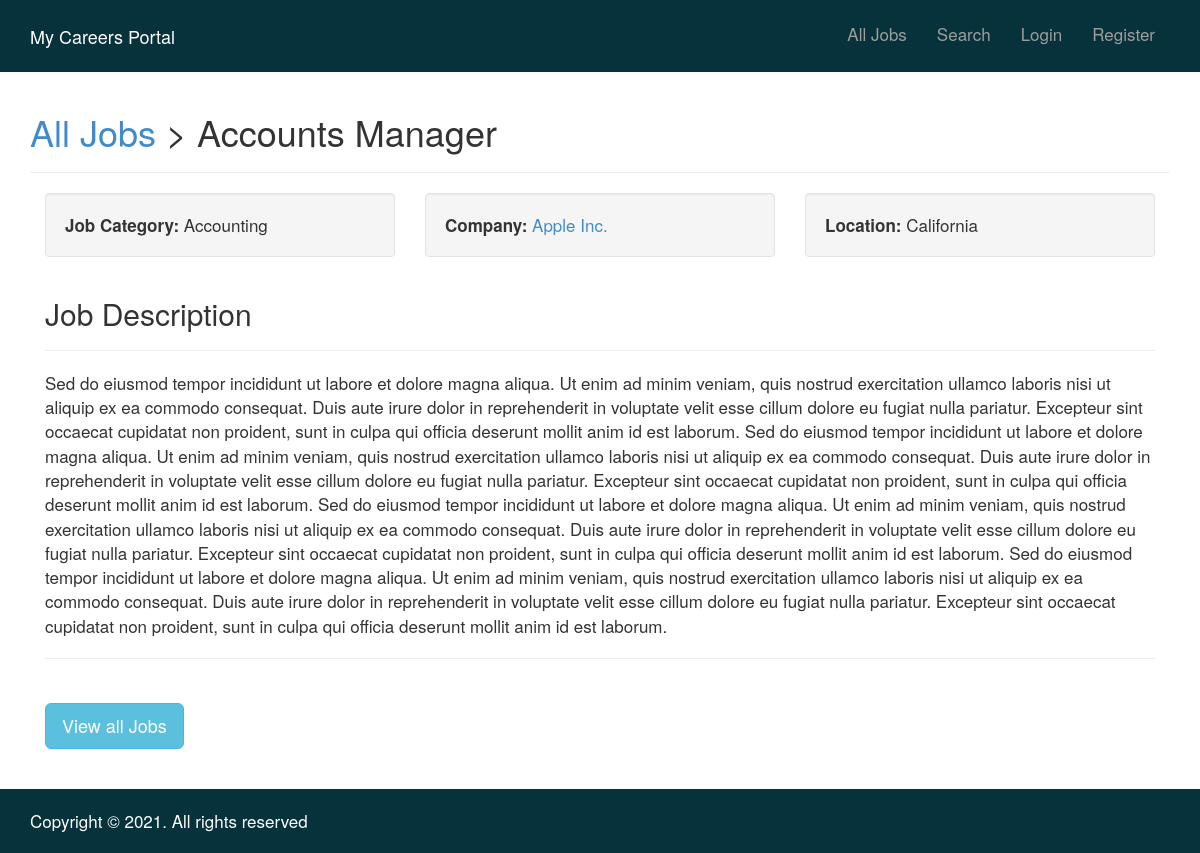
Page /max-careers/job-detail.php?id=1 on the committed database.
### tables this page shows
CREATE TABLE `jobs` (
  `id` int(11) NOT NULL,
  `title` varchar(100) NOT NULL,
  `description` text NOT NULL,
  `job_category_id` int(11) NOT NULL,
  `company_id` int(11) NOT NULL,
  `city_id` int(11) NOT NULL
);

CREATE TABLE `job_categories` (
  `id` int(11) NOT NULL,
  `title` varchar(100) NOT NULL
);

CREATE TABLE `company` (
  `id` int(11) NOT NULL,
  `company_name` varchar(100) NOT NULL,
  `city_id` int(11) NOT NULL,
  `username` varchar(100) NOT NULL,
  `password` varchar(50) NOT NULL,
  `profile_picture` varchar(100) DEFAULT NULL,
  `email` varchar(75) NOT NULL,
  `phone` varchar(45) DEFAULT NULL
);

CREATE TABLE `cities` (
  `id` int(11) NOT NULL,
  `title` varchar(100) NOT NULL
);

### max-careers/job-detail.php (the view)
<?php
    include_once 'includes/header.php';
?>
<?php
    include_once 'includes/nav.php';
?>
<div class="container">
	<div class="row">
		<div class="col-sm-12">
			<?php
				$job_id = $_GET['id'];
		    	$sql_job = "SELECT j.id As job_id, j.title AS job_title, j.description, c.title AS city, com.company_name AS company, com.id AS company_id, cat.title AS category
										FROM jobs j
											INNER JOIN cities c
												ON c.id = j.city_id
											INNER JOIN company com
												ON com.id = j.company_id
											INNER JOIN job_categories cat
												ON cat.id = j.job_category_id
										WHERE j.id = ".$job_id;
		    	$result_job = mysqli_query($connection, $sql_job);
		    	$row_job = mysqli_fetch_array($result_job);
				$job_title = $row_job['job_title'];
				$description = $row_job['description'];
				$city = $row_job['city'];
				$category = $row_job['category'];
				$company = $row_job['company'];
				$company_link = 'company-detail.php?id='.$row_job['company_id'];
		    ?>
			<h1><a href="<?php echo BASEURL;?>">All Jobs</a> > <?php echo $job_title;?></h1>
			<hr/>
		   	<div class="col-sm-4">
		   		<div class="well">
		   			<strong>Job Category: </strong> <?php echo $category;?>
		   		</div>
		   	</div>
		   	<div class="col-sm-4">
		   		<div class="well">
		   			<strong>Company: </strong> <a href="<?php echo $company_link;?>"><?php echo $company;?></a>
		   		</div>
		   	</div>
		   	<div class="col-sm-4">
		   		<div class="well">
		   			<strong>Location: </strong> <?php echo $city;?>
		   		</div>
		   	</div>
		   	<div class="col-sm-12">
		   		<h2>Job Description</h2>
		   		<hr/>
		   		<?php echo $description;?>
		   		<br><hr/><br>
		   		<p>
		   			<a class="btn btn-info btn-lg" href="<?php echo BASEURL;?>">View all Jobs</a>
		   		</p>
		   	</div>
		</div>
	</div>
</div>
<?php
    include_once 'includes/footer.php';
?>

### max-careers/css/style.css (style rules this page uses)
body, p { font-size: 17px; }

### rows in the picture
jobs: title "Accounts Manager", job_category.title "Accounting", company.company_name "Apple Inc.", city.title "California", description "Sed do eiusmod tempor incididunt ut labore et dolore magna aliqua. Ut enim ad minim veniam, quis nostrud exercitation ullamco laboris nisi ut aliquip ex ea commodo consequat. Duis aute irure dolor in reprehenderit in voluptate velit esse cillum dolore eu fugiat nulla pariatur. Excepteur sint occaecat cupidatat non proident, sunt in culpa qui officia deserunt mollit anim id est laborum. Sed do eiusmod tempor incididunt ut labore et dolore magna aliqua. Ut enim ad minim veniam, quis nostrud exercitation ullamco laboris nisi ut aliquip ex ea commodo consequat. Duis aute irure dolor in reprehenderit in voluptate velit esse cillum dolore eu fugiat nulla pariatur. Excepteur sint occaecat…"
